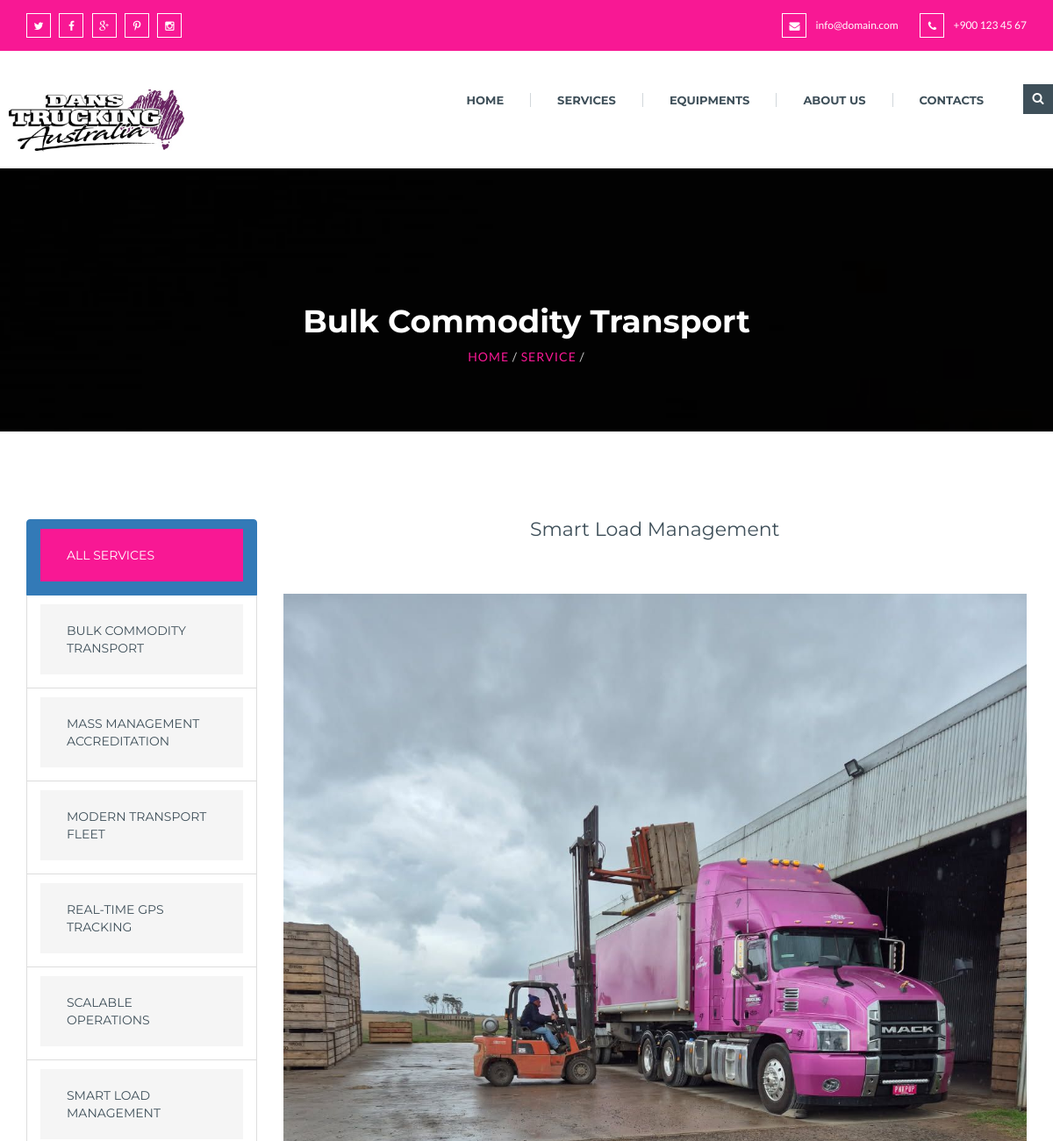
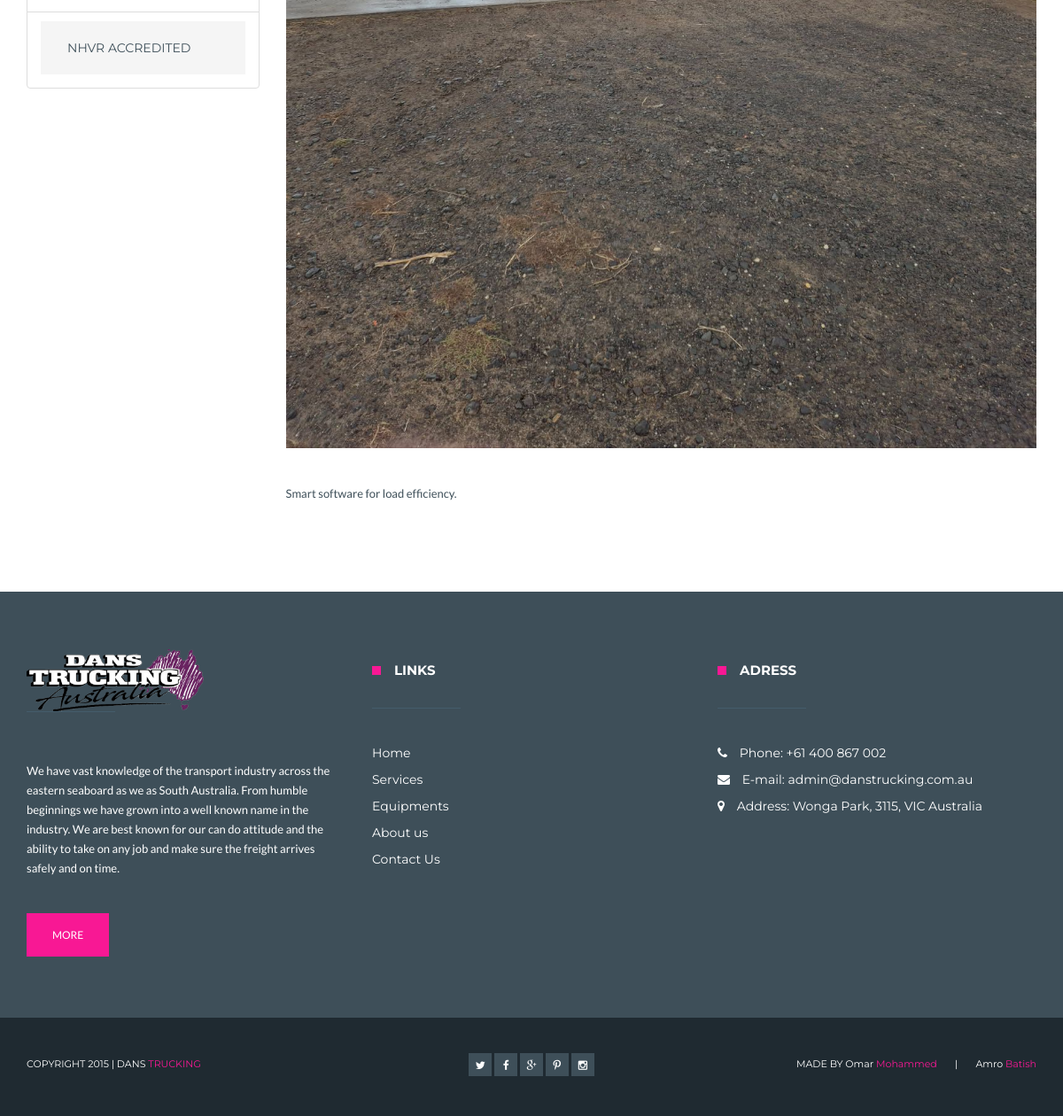
The page /services/6/ on the database its author committed (2 pictures, top to bottom).
### trucking_app/models.py (models this page shows, shortened)
class Service(models.Model):
    name = models.CharField(max_length=100)
    description = models.TextField()
    image = models.ImageField(upload_to='services_images/', default='path/to/default_image.jpg')  # يمكن أن يكون اسم الأيقونة أو رابط للصورة
    status = models.CharField(max_length=50)  # مثال: "متاح" أو "غير متاح"
    created_at = models.DateTimeField(auto_now_add=True)

### trucking_app/views.py (the view, shortened to what this page needs)
# urls.py: path("services/<int:id>/", views.service_detail, name="service_detail"),
def service_detail(request, id):
    service = get_object_or_404(Service, id=id)
    services = Service.objects.all()  # Get all services for the menu
    return render(request, 'service_detail.html', {
        'service': service,
        'services': services  # Pass all services for the menu
    })

### trucking_app/templates/service_detail.html (shortened to what this page needs)
{% load static %}
<!DOCTYPE html>
<html lang="en">
<head>
<link href="{% static 'css/master.css' %}" rel="stylesheet">
</head>
<body>
	<div class="top-bar">
		<div class="container">
				<div class="top-bar-social">
					<a href="#"><div class="my-btn my-btn-primary">
						<div class="my-btn-text">
							<i class="fa fa-twitter"></i>
						</div>
					</div></a>
					<a href="#"><div class="my-btn my-btn-primary">
						<div class="my-btn-text">
							<i class="fa fa-facebook"></i>
						</div>
					</div></a>
					<a href="#"><div class="my-btn my-btn-primary">
						<div class="my-btn-text">
							<i class="fa fa-google-plus"></i>
						</div>
					</div></a>
					<a href="#"><div class="my-btn my-btn-primary">
						<div class="my-btn-text">
							<i class="fa fa-pinterest-p"></i>
						</div>
					</div></a>
					<a href="#"><div class="my-btn my-btn-primary">
						<div class="my-btn-text">
							<i class="fa fa-instagram"></i>
						</div>
					</div></a>
				</div>
				<div class="top-bar-phone">
					<div class="top-bar-phone-icon">
						<i class="fa fa-phone"></i>
					</div>
					+900 123 45 67
				</div>
				<div class="top-bar-mail">
					<div class="top-bar-mail-icon">
						<i class="fa fa-envelope"></i>
					</div>
					info@domain.com
				</div>
		</div>
	</div>
	<div class="main-navbar main-navbar-2">
		<div class="containerc">
			<div class="row">
				<div class="logo" id="main-logo">
					<div class="logo-text">
						<img src="{% static 'img/logo.jpg' %}" alt="logo" style="width: 200px;">
					</div>
				</div>
				<div class="search-control">
					<a id="show-search" class="show-search latest" href="#">
						<div class="my-btn my-btn-grey">
                            <div class="my-btn-text">
                                <i class="fa fa-search"></i>
                            </div>
						</div>
					</a>
				</div>
				<div class="collapse navbar-collapse main-menu main-menu-2" id="main-menu">
					<ul class="nav navbar-nav">
						<li class="dropdown"><a href="{% url 'home' %}">Home</a></li>
						<li class="dropdown"><a href="{% url 'services' %}">Services</a></li>
						<li class="dropdown"><a href="{% url 'equipments' %}">Equipments</a></li>
						<li><a href="{% url 'about' %}">About us</a></li>
						<li><a href="{% url 'contact' %}">Contacts</a></li>
					</ul>
				</div>
			</div>
		</div>
	</div>
     <div class="page-header" style="background-image: url('/static/media/truck3.jpg');">
  <div class="page-header-overlay"></div>
  <div class="container">
    <h1>Bulk Commodity Transport</h1>
    <p>
		<a href="{% url 'home' %}">Home</a> /
		<a href="{% url 'services' %}">Service</a> /
	</p>
  </div>
</div>
<div class="def-section services-detail">
    <div class="container">
        <div class="row">
            <div class="col-lg-3 col-md-4 col-sm-12 col-xs-12">
                <ul class="list-group service-menu">
                    <li class="list-group-item active">
                        <a href="{% url 'services' %}" class="text-decoration-none">ALL SERVICES</a>
                    </li>
                    {% for service in services %}
                        {% if service.id %}
                            <li class="list-group-item">
								<a href="javascript:void(0);" onclick="loadServiceDetails({{ service.id }})" class="text-decoration-none">
									{{ service.name }}
								</a>
                            </li>
                        {% else %}
                            <li class="list-group-item">{{ service.name }} (No ID)</li>
                        {% endif %}
                    {% endfor %}
                </ul>
            </div>
            <div class="col-lg-9 col-md-8 col-sm-12 col-xs-12">
                <div class="service-detail" id="service-detail">
                    <h2 class="my-4">{{ service.name }}</h2>
                    <div class="service-detail-bigimage mb-4">
                        <img src="{{ service.image.url }}" alt="{{ service.name }}" class="img-fluid rounded" />
                    </div>
                    <div class="row">
                        <div class="col-lg-8 col-md-8 col-sm-12 col-xs-12">
                            <p>{{ service.description }}</p>
                        </div>
                    </div>
                </div>
            </div>
        </div>
    </div>
</div>
	<footer class="def-section footer">
		<div class="container">
			<div class="row">
				<div class="col-lg-4 col-md-4 col-sm-4 col-xs-12 footer-1">
					<div class="logo with-border-bottom">
						<div class="logo-image">
							<img src="{% static 'img/logo.png' %}" alt="" style="width: 200px;" />
						</div>
					</div>
					<div class="footer-1-text">
						<p>We have vast knowledge of the transport industry across the eastern seaboard as we as South Australia. From humble beginnings we have grown into a well known name in the industry. We are best known for our can do attitude and the ability to take on any job and make sure the freight arrives safely and on time. </p>
					</div>
					<div class="footer-1-button">
						<a href="{% url 'about' %}"><div class="my-btn my-btn-primary">
							<div class="my-btn-text">
								MORE
							</div>
						</div></a>
					</div>
				</div>
				<div class="col-lg-4 col-md-4 col-sm-4 col-xs-12 footer-2">
					<h4 class="with-square with-border-bottom">LINKS</h4>
					<div class="footer-2-links">
						<div class="footer-2-links-1">
							<ul>
								<li><a href="{% url 'home' %}">Home</a></li>
								<li><a href="{% url 'services' %}">Services</a></li>
								<li><a href="{% url 'equipments' %}">Equipments</a></li>
								<li><a href="{% url 'about' %}">About us</a></li>
								<li><a href="{% url 'contact' %}">Contact Us</a></li>
							</ul>
						</div>
					</div>
				</div>
				<div class="col-lg-4 col-md-4 col-sm-4 col-xs-12 footer-3">
					<h4 class="with-square with-border-bottom">ADRESS</h4>
					<div class="footer-3-phone footer-3-item">
						<span class="footer-3-icon"><i class="fa fa-phone"></i></span>
						Phone: +61 400 867 002
					</div>
					<div class="footer-3-mail footer-3-item">
						<span class="footer-3-icon"><i class="fa fa-envelope"></i></span>
						E-mail: admin@danstrucking.com.au
					</div>
					<div class="footer-3-adress footer-3-item">
						<span class="footer-3-icon"><i class="fa fa-map-marker"></i></span>
						Address: Wonga Park, 3115, VIC Australia
					</div>
				</div>
			</div>
		</div>
	</footer>
	<div class="bottom">
		<div class="container">
			<div class="row">
				<div class="col-lg-4 col-md-4 col-sm-4 col-xs-12 bottom-1">
					COPYRIGHT 2015 | DANS  <span class="color-primary">TRUCKING</span>
				</div>
				<div class="col-lg-4 col-md-4 col-sm-4 col-xs-12 bottom-2">
					<a href="#"><div class="my-btn my-btn-grey">
						<div class="my-btn-text">
							<i class="fa fa-twitter"></i>
						</div>
					</div></a>
					<a href="#"><div class="my-btn my-btn-grey">
						<div class="my-btn-text">
							<i class="fa fa-facebook"></i>
						</div>
					</div></a>
					<a href="#"><div class="my-btn my-btn-grey">
						<div class="my-btn-text">
							<i class="fa fa-google-plus"></i>
						</div>
					</div></a>
					<a href="#"><div class="my-btn my-btn-grey">
						<div class="my-btn-text">
							<i class="fa fa-pinterest-p"></i>
						</div>
					</div></a>
					<a href="#"><div class="my-btn my-btn-grey">
						<div class="my-btn-text">
							<i class="fa fa-instagram"></i>
						</div>
					</div></a>
				</div>
				<div class="col-lg-4 col-md-4 col-sm-4 col-xs-12 bottom-3">
					MADE BY
					<a target="_blank" href="https://www.linkedin.com/in/omar-m-227b10253/">
						Omar <span class="color-primary">Mohammed</span>
					</a>&nbsp; &nbsp; &nbsp; | &nbsp; &nbsp; &nbsp;
					<a target="_blank" href="https://www.linkedin.com/in/amro-batish01">
						Amro <span class="color-primary">Batish</span>
					</a>
				</div>
			</div>
		</div>
	</div>
</body>
</html>

### trucking_app/static/css/red.css (style rules this page uses)
a { color: #F81894; }
.color-primary { color: #F81894 !important; }
.with-square:before { background-color: #F81894; }
.my-btn-primary { border: 1px solid #F81894; background-color: #F81894; }
.top-bar { background-color: #F81894; }
.service-menu > li.active > a { background-color: #F81894; }

### trucking_app/templates/service_detail.html (style rules this page uses)
.containerc { width: 100%; max-width: 1200px; margin: 0 auto; }
.page-header { position: relative; background-image: url('/static/media/bg/7.jpg'); background-size: cover; background-position: center; background-attachment: fixed; height: 300px; color: white; text-align: center; display: flex; align-items: center; justify-content: center; width: 100%; }
.page-header-overlay { content: ""; position: absolute; top: 0; left: 0; width: 100%; height: 100%; background: rgba(0, 0, 0, 0.5); z-index: 1; }
.page-header .container { position: relative; z-index: 2; }
.page-header h1 { font-size: 36px; font-weight: bold; margin-bottom: 10px; }
.page-header p { font-size: 14px; letter-spacing: 1px; text-transform: uppercase; color: #ccc; }

### rows shown on the page
Service: name "BULK COMMODITY TRANSPORT"
Service: name "MASS MANAGEMENT ACCREDITATION"
Service: name "MODERN TRANSPORT FLEET"
Service: name "REAL-TIME GPS TRACKING"
Service: name "SCALABLE OPERATIONS"
Service: name "SMART LOAD MANAGEMENT", name "Smart Load Management", image (picture), description "Smart software for load efficiency."
Service: name "NHVR ACCREDITED"
